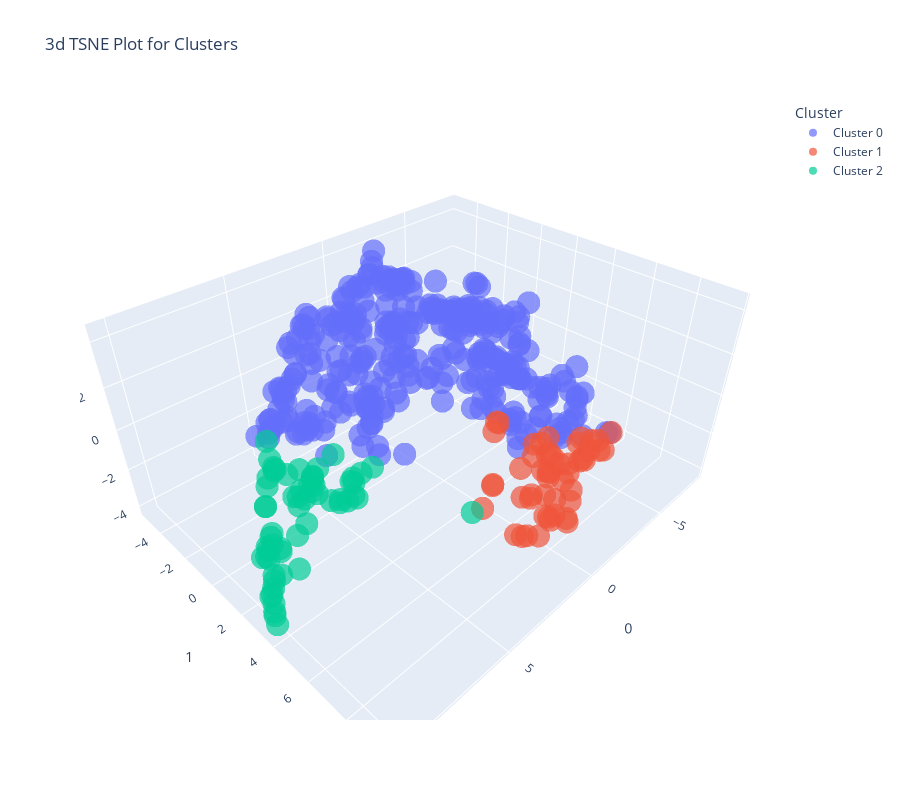

This figure's notebook cell:
### Code cell
plot_model(model3, plot = 'tsne')

### Figure 1 — Plotly figure (JSON) as saved in the notebook; plotly's stock layout.template omitted (floating-point values rounded to 4 significant figures; data arrays with more than 128 entries replaced by an {"elided": "..."} marker saying what was removed)
{"data": [{"customdata": {"elided": "330x1 int values"}, "hovertemplate": "Cluster=Cluster 0<br>0=%{x}<br>1=%{y}<br>2=%{z}<br>Feature=%{customdata[0]}<extra></extra>", "legendgroup": "Cluster 0", "marker": {"color": "#636efa", "opacity": 0.7, "symbol": "circle"}, "mode": "markers", "name": "Cluster 0", "scene": "scene", "showlegend": true, "type": "scatter3d", "x": {"elided": "330 float values"}, "y": {"elided": "330 float values"}, "z": {"elided": "330 float values"}}, {"customdata": [[2], [2], [2], [2], [2], [2], [2], [1], [2], [2], [1], [2], [2], [2], [2], [2], [2], [2], [2], [2], [2], [2], [2], [2], [2], [2], [2], [2], [2], [2], [2], [2], [2], [2], [2], [2], [2], [2], [2], [2], [2], [2], [2], [2], [2], [2], [2], [2], [2], [2]], "hovertemplate": "Cluster=Cluster 1<br>0=%{x}<br>1=%{y}<br>2=%{z}<br>Feature=%{customdata[0]}<extra></extra>", "legendgroup": "Cluster 1", "marker": {"color": "#EF553B", "opacity": 0.7, "symbol": "circle"}, "mode": "markers", "name": "Cluster 1", "scene": "scene", "showlegend": true, "type": "scatter3d", "x": [-0.7784, -0.7842, 0.6991, 0.9905, -1.357, -1.946, 0.2314, 0.7789, 1.186, 2.846, 0.8854, 1.35, -0.6237, 1.094, -0.6348, -2.608, -0.6852, -0.146, -1.244, 2.12, -0.3072, -2.335, -0.6835, 0.3839, 1.554, 0.472, -0.5497, 0.5428, 0.6642, 0.584, 0.495, 0.7626, 1.367, -2.289, -1.619, -0.6126, 1.725, 2.776, -1.478, -0.4273, -0.2932, 1.217, -1.54, 0.8404, -1.818, 2.753, 2.678, 1.386, -2.571, 0.9071], "y": [8.08, 7.395, 8.33, 5.483, 8.106, 7.683, 8.284, 5.421, 8.306, 8.556, 5.5, 8.58, 6.254, 8.187, 6.552, 7.086, 7.846, 8.226, 7.999, 6.069, 6.458, 7.727, 6.791, 7.657, 8.799, 7.087, 7.045, 5.223, 8.966, 5.36, 7.128, 7.942, 8.108, 8.538, 8.696, 5.698, 9.599, 8.702, 8.169, 7.027, 7.372, 8.724, 7.62, 6.952, 8.414, 8.192, 9.118, 9.341, 7.869, 8.088], "z": [-1.729, -0.8111, -1.11, 0.6836, -0.5446, -1.02, -0.4926, -2.11, -1.64, -1.356, -2.06, -1.412, -0.9914, 0.123, -0.1814, -0.7025, -0.4915, -0.3857, -0.5741, -2.104, -0.09176, -0.3234, 0.2025, -1.524, -1.275, -1.987, -0.3625, 0.7618, -0.8135, 0.8183, -1.769, 0.04089, 0.5513, 0.5216, 0.137, -1.928, -0.7027, -1.262, -0.1081, -0.3597, -0.1977, -1.285, -0.0736, -1.785, -0.147, -1.586, -1.053, -0.9283, -0.3801, 0.1736]}, {"customdata": [[1], [1], [1], [2], [1], [1], [1], [1], [1], [1], [2], [1], [1], [1], [1], [2], [1], [1], [1], [1], [1], [2], [1], [1], [1], [1], [1], [1], [1], [1], [1], [1], [2], [2], [1], [1], [2], [1], [1], [1], [1], [1], [1], [1], [1], [1], [1], [1], [1], [1], [1], [2], [1], [1], [1], [1], [1], [1], [1], [1]], "hovertemplate": "Cluster=Cluster 2<br>0=%{x}<br>1=%{y}<br>2=%{z}<br>Feature=%{customdata[0]}<extra></extra>", "legendgroup": "Cluster 2", "marker": {"color": "#00cc96", "opacity": 0.7, "symbol": "circle"}, "mode": "markers", "name": "Cluster 2", "scene": "scene", "showlegend": true, "type": "scatter3d", "x": [9.023, 6.631, 5.077, 5.197, 8.253, 3.923, 7.193, 6.452, 10.02, 5.779, 6.249, 8.828, 5.106, 8.428, 9.311, 5.237, 2.474, 8.533, 5.499, 5.127, 5.22, 4.677, 9.951, 8.968, 7.31, 10.16, 8.116, 9.762, 9.234, 6.9, 7.271, 7.539, 8.661, 8.582, 9.49, 9.635, 5.54, 8.733, 8.151, 7.667, 7.454, 9.089, 9.215, 4.741, 5.208, 9.707, 7.137, 7.2, 6.983, 5.189, 6.715, 5.591, 9.087, 7.923, 5.569, 7.13, 6.911, 6.942, 5.287, 6.718], "y": [2.298, 0.2745, 1.912, 2.6, 2.329, 0.5847, -0.1626, 0.3556, 3.158, 2.812, 2.583, 1.224, 1.503, 1.03, 2.234, 0.9878, 5.856, 1.091, -0.531, 0.9935, 0.5146, 2.66, 3.043, 1.505, -0.04738, 3.476, 0.2928, 2.737, 1.487, -1.003, -0.1217, -0.2033, 1.906, 1.755, 2.413, 2.49, 2.565, 1.462, 0.3825, -0.1274, 1.982, 1.541, 2.095, -0.9259, -0.6631, 2.501, -0.5476, 0.921, 0.8787, -0.6932, 0.8767, 2.461, 1.693, 1.995, -0.3265, 0.5298, 1.947, 2.134, -0.568, 0.7341], "z": [-3.401, -2.809, -1.293, -0.5707, -3.646, -3.915, -0.8381, -0.9794, -4.106, -1.182, -1.239, -2.855, -2.737, -2.564, -3.533, -0.5677, -2.228, -2.642, -2.91, -3.145, -3.278, -0.5538, -4.055, -2.71, -0.7782, -4.204, -1.869, -4.016, -2.935, -0.09452, -0.674, -1.092, -2.72, -2.72, -3.645, -3.803, -0.859, -2.632, -1.795, -1.392, -2.07, -2.953, -3.44, -2.694, -2.717, -3.867, -0.6025, -1.551, -1.715, -2.715, -2.01, -0.8227, -2.956, -2.348, -3.082, -0.7239, -0.5371, -0.8022, -2.781, -1.642]}], "layout": {"height": 800, "legend": {"title": {"text": "Cluster"}, "tracegroupgap": 0}, "scene": {"domain": {"x": [0, 1], "y": [0, 1]}, "xaxis": {"title": {"text": "0"}}, "yaxis": {"title": {"text": "1"}}, "zaxis": {"title": {"text": "2"}}}, "title": {"text": "3d TSNE Plot for Clusters"}, "width": 900}}
